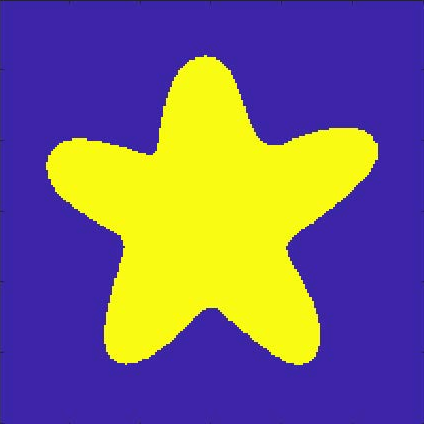
#> input picture notebooks/data/Prob3Data.png, 424 x 424 px
$ jupyter execute FourierLens.ipynb   (shell and % lines are left out)
#> lines starting #> are read from the running program, lines starting #| are printed output that depends on the picture
### scripts/DiffractionTool.py
'''
Name: DiffractionTool
Desriptption: This file implements all the tools for simulating diffraction
Email: yesunhuang@mail.ustc.edu.cn
OpenSource: https://github.com/yesunhuang
Msg: This is for the course "Fundamental of modern optics"
Author: YesunHuang
Date: 2022-03-22 16:25:04
'''

#import all the things we need
from cmath import pi
import numpy as np
import abc
import cv2
import matplotlib.pyplot as plt
import time
from scipy import signal
from scipy.fft import fft2,ifft2
from scipy.fftpack import fftshift

#Some constants
EPSILON=1e-12


class WavePropagator(metaclass=abc.ABCMeta):
    '''the abstract base class for wave propagator'''

    @abc.abstractmethod
    def __init__(self,sizeN:int, interval:list, k:float, z:float=1.0):
        pass

    @abc.abstractmethod
    def cal_wavefront(self,U0:np.ndarray,z:float=None):
        pass

class RaySomSolver(WavePropagator):
    '''A solver for simulate diffraction via Rayleigh-Sommerfeld method'''

    def __init__(self,sizeN:int, interval:list, k:float, z:float=1.0):
        '''
        name: __init__
        fuction: initialize the class
        param {sizeN}: simulation size
        param {interval}: a list of sample interval [x_interval,y_interval]
        param {k}: wave number
        param {z}: the default z
        param {**kwargs}: other params
        '''
        self.sizeN=sizeN
        assert sizeN % 2!=0, 'Please use odd number for size'
        self.interval=interval
        self.flag=False
        self.k=k
        self.z=z
        self.renorm=interval[0]*interval[1]

    def __generate_g(self,z:float):
        '''
        name: __defautGreenFunction
        fuction: Generate the defaut Green function
        param {z}: observation distance
        return {g_func}: the g function
        '''
        self.flag=True
        self.g_func=np.zeros((self.sizeN,self.sizeN),dtype=np.complex)
        halfN=(self.sizeN-1)//2
        #print(halfN)
        for i in range(-halfN,halfN+1):
            x=i*self.interval[0]
            for j in range(-halfN,halfN+1):
                y=j*self.interval[1]
                r=np.sqrt(x**2+y**2+z**2)
                self.g_func[i+halfN,j+halfN]=(-1.0/(2*pi))*\
                                (1j*self.k*np.sign(z)-1.0/r)*\
                                (np.exp(1j*self.k*r*np.sign(z))/r)*\
                                (z/r)
        return self.g_func

    def cal_wavefront(self,U0:np.ndarray,z:float=None):
        '''
        name:cal_wavefront
        fuction: calculate the wavefront of xy plane at desired z
        param {U0}: wavefront at z0=0
        param {z}: propagating distance
        return {Uz}: wavefront at z
        '''
        assert U0.shape[0]==self.sizeN, 'Size mismatched!'
        if (not z==None) or (not self.flag):
            if not z==None:
                self.z=z
            self.__generate_g(self.z)
        self.Uz=signal.fftconvolve(U0,self.g_func,mode='same')
        #self.Uz=fftshift(ifft2(fft2(U0)*fft2(self.g_func)))
        return self.Uz*self.renorm

class AnSpectSolver(WavePropagator):
    '''A solver for simulate diffraction via Angular Spectrum method'''

    # [44 lines left out: functions __init__, cal_wavefront, not called in this run]

class PatternGenerator:
    '''A class for generating regular patterns'''

    # [81 lines left out: functions __init__, __generateCircle, __generateRectangle, generate, not called in this run]

class HelperFunctions:
    '''Some support functions'''

    @staticmethod
    def displace_2d(I,xylabels,interval,figureSize=(4,3),\
                    xylim:list=[],enableColorBar:float=False):
        fig, axes = plt.subplots(1,1,figsize=figureSize)
        X=np.linspace(interval[0][0],interval[0][1],I.shape[1])
        Y=np.linspace(interval[1][0],interval[1][1],I.shape[0])
        ax=axes.contourf(X,Y,I)
        if len(xylim)!=0:
            axes.set_xlim(xylim[0])
            axes.set_ylim(xylim[1])
        axes.set_xlabel(xylabels[0])
        axes.set_ylabel(xylabels[1])
        #show color bar
        if enableColorBar:
            fig.colorbar(ax)

    @staticmethod
    def intensity(U):
        return  np.real(U*np.conj(U))

    # [8 lines left out: function pad_and_resize, not called in this run]

    @staticmethod
    def normalize(originImg:np.ndarray):
        return originImg/np.max(np.abs(originImg))

    # [9 lines left out: function zoom_in, not called in this run]


class PhaseModulator:
    '''A class for modulating the phase'''

    # [9 lines left out: function __init__, not called in this run]

    def __call__(self,X,Y):
        return self.modulator(X,Y)

    # [56 lines left out: functions get_normal_lens_modulator, apply_modulator, get_modulator_matrix, not called in this run]

class PhaseTypeHologram:
    '''A class built to calculate phase type hologram'''

    # [140 lines left out: functions __init__, __call__, modulator, __single_GS_epoch, get_hologram, apply_hologram and 2 more, not called in this run]

class ImageSys4f:
    '''A class for implement a 4f imaging system'''

    # [70 lines left out: functions __init__, generate_image, calConvFilter, not called in this run]


### notebooks/FourierLens.ipynb
# Fourier Lens

This notebook contains the problems which are solved with the Diffraction Tool

## Import all the things

Import regular packages

[cell 1]

import cv2
import numpy as np
from cmath import pi
import matplotlib.pyplot as plt

Add relative path

[cell 2]
import sys
import os
sys.path.append("../scripts")

Import Diffraction Tool

[cell 3]
from DiffractionTool import RaySomSolver
from DiffractionTool import PhaseModulator
from DiffractionTool import HelperFunctions as hp

## Problems

By using Angle spectrum method or RS diffraction integral, numerically simulate the image of the object under different magnification, $ M=1,M=2,M=6 $, by means of layer by layer propagation of the light field. For detailed imaging results, please refer to the picture below.

#### Paramters

[cell 4]
N_size=2001
#μm plane [400,400]μm
interval=0.2
waveLambda=0.633
k=2.0*pi/waveLambda
actualSize=N_size*interval
xyInterval=[interval]*2

#### Original Image

[cell 5]
currentPath=os.getcwd()
dataPath=os.path.join(currentPath,"data")
filename='Prob3Data.png'

[cell 6]
grayImg=cv2.imread(os.path.join(dataPath,filename),cv2.IMREAD_GRAYSCALE)
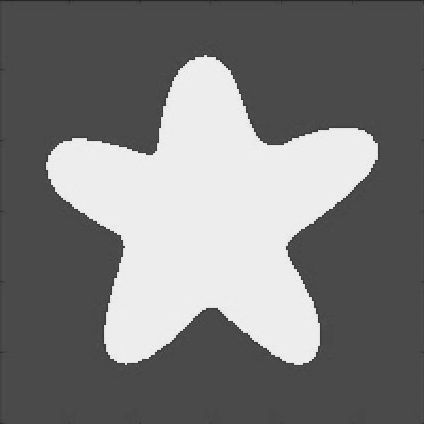
#> grayImg: shape (424, 424); min 34, max 246, mean 122.3
grayImg=cv2.flip(grayImg,0)
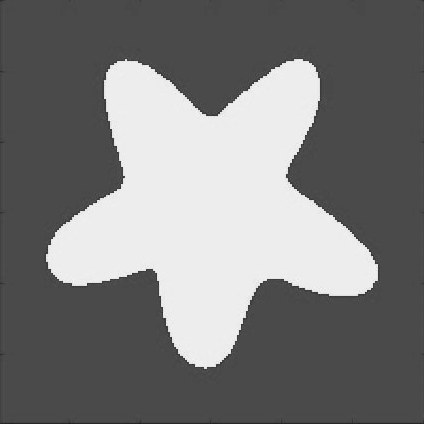
#> grayImg: shape (424, 424); min 34, max 246, mean 122.3
imgActualSize=40
imgNSize=grayImg.shape[0]
#> imgNSize = 424
grayImg=np.where(grayImg>100,grayImg,0)
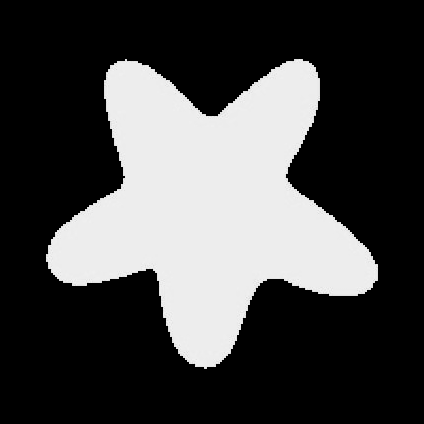
#> grayImg: shape (424, 424); min 0, max 246, mean 70.7

[cell 7]
labels=['X(μm) ','Y(μm)']
range=[[-imgActualSize/2.0,imgActualSize/2.0]]*2
hp.displace_2d(grayImg,labels,range)
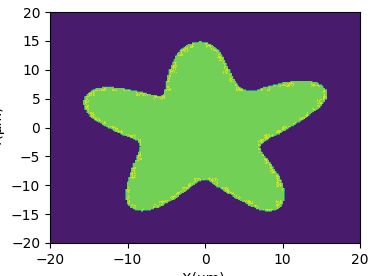
#> figure drawn by matplotlib, 1 panel

#### Pre-Modified Image

[cell 8]
padSize=int((actualSize/(imgActualSize)*imgNSize-imgNSize)/2)
#> padSize = 1909
preImg=cv2.copyMakeBorder(grayImg,padSize,padSize,padSize,padSize,cv2.BORDER_CONSTANT,value=0)
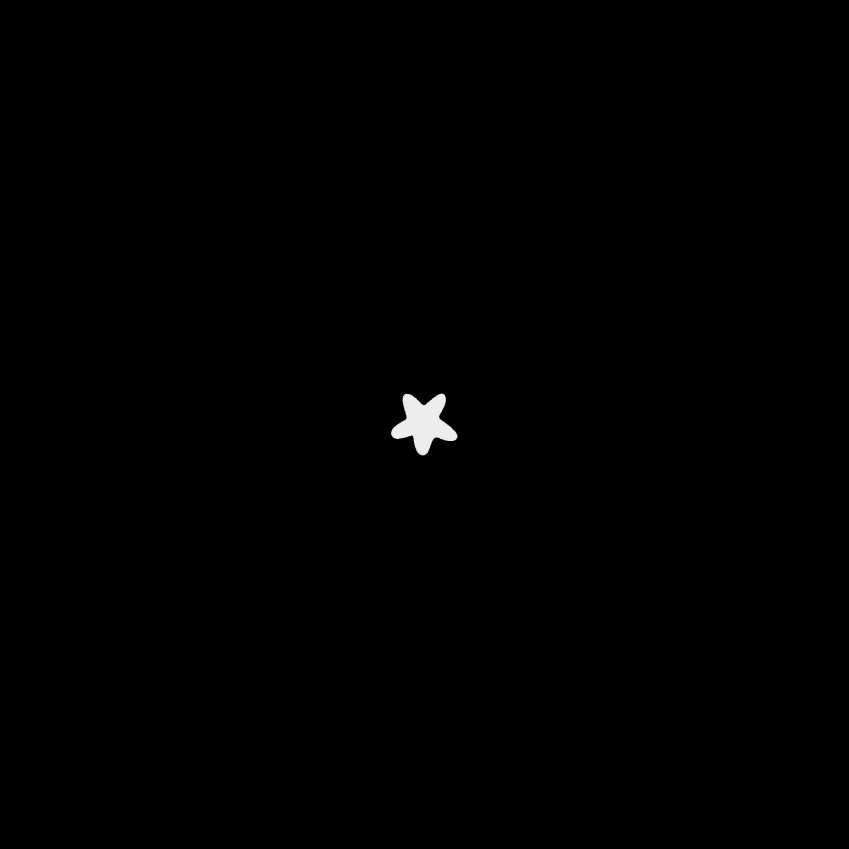
#> preImg: shape (4242, 4242) (shown at 1/5 size); min 0, max 246, mean 0.7
labels=['X(μm) ','Y(μm)']
range=[[-actualSize/2.0,actualSize/2.0]]*2
hp.displace_2d(preImg,labels,range)
print(preImg.shape)
#| (4242, 4242)
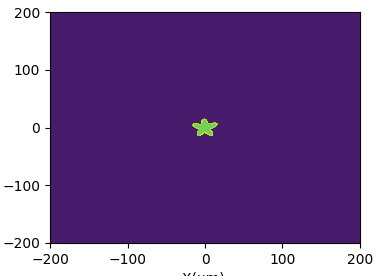
#> figure drawn by matplotlib, 1 panel

[cell 9]
preImg=cv2.resize(preImg,(N_size,N_size))
#> preImg: shape (2001, 2001)
labels=['X(μm) ','Y(μm)']
range=[[-actualSize/2.0,actualSize/2.0]]*2
hp.displace_2d(preImg,labels,range)
print(preImg.shape)
#| (2001, 2001)

#### Propagator of wavefront via Rayleigh-Sommerfeld method

[cell 10]
propagator=RaySomSolver(N_size,xyInterval,k)

#### M=1

$z_1=z_2=2f=200\mu m$

[cell 11]
z1=z2=200
f=100
r=210

U1

[cell 12]
U0=np.sqrt(preImg)
U1=propagator.cal_wavefront(U0,z1)

[cell 13]
hp.displace_2d(hp.intensity(U1),labels,range)

U1'

[cell 14]
lens=PhaseModulator()
lens.get_normal_lens_modulator(k,f,r)
U1_af=lens.apply_modulator(U1,N_size,xyInterval)

[cell 15]
hp.displace_2d(hp.intensity(U1_af),labels,range)

Ui

[cell 16]
Ui=propagator.cal_wavefront(U1_af,z2)

[cell 17]
hp.displace_2d(hp.intensity(Ui),labels,range)

#### M=2

$$z_1=\frac{3}{2}f=150\mu m$$
$$z_2=2z_1=300\mu m$$

[cell 18]
z1=150
z2=300
f=100
r=210

U1

[cell 19]
U0=np.sqrt(preImg)
U1=propagator.cal_wavefront(U0,z1)

U1'

[cell 20]
lens=PhaseModulator()
lens.get_normal_lens_modulator(k,f,r)
#U1_af=lens.apply_modulator(U1,N_size,xyInterval)
U1_af=(lens.get_modulator_matrix(N_size,xyInterval))*U1

Ui

[cell 21]
Ui=propagator.cal_wavefront(U1_af,z2)

[cell 22]
hp.displace_2d(hp.intensity(Ui),labels,range)

M=6

$$z_1=\frac{7}{6}f=233.33\mu m$$
$$z_2=2z_1=1400\mu m$$

[cell 23]
f=100
r=210
z1=7.0*f/6.0
z2=6*z1

U1

[cell 24]
U0=np.sqrt(preImg)
U1=propagator.cal_wavefront(U0,z1)

U1'

[cell 25]
lens=PhaseModulator()
lens.get_normal_lens_modulator(k,f,r)
U1_af=lens.apply_modulator(U1,N_size,xyInterval)

Ui

[cell 26]
Ui=propagator.cal_wavefront(U1_af,z2)

[cell 27]
hp.displace_2d(hp.intensity(Ui),labels,range)
